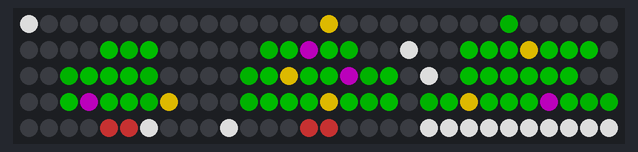
Recording of a sketch running on a simulated Arduino Uno, built with avr-gcc and run on an emulated ATmega328P. Shown: 150 RGB LEDs in strip order, left to right, continuing on the next row. Dim RGB values are drawn brighter than linear.

Above: at 0.13 s.

The sketch:

Matrix_TreeAnimation.ino
```cpp
/* Arduino 256 RGB LEDs Matrix Animation Frame
 * Using WS2812 LED Strips

Created by Yvan / https://Brainy-Bits.com

This code is in the public domain...

You can: copy it, use it, modify it, share it or just plain ignore it!
Thx!

*/

#include <avr/pgmspace.h>  // Needed to store stuff in Flash using PROGMEM
#include "FastLED.h"       // Fastled library to control the LEDs

// How many leds are connected?
#define NUM_LEDS 150

// Define the Data Pin
#define DATA_PIN 3  // Connected to the data pin of the first LED strip

// Define the array of leds
CRGB leds[NUM_LEDS];

#define COLOR_ORDER RGB

// Create the array of retro arcade characters and store it in Flash memory
const long Tree01[] PROGMEM =
{
0xFFFFFF, 0x000000, 0x000000, 0x000000, 0x000000, 0x000000, 0x000000, 0x000000, 0x000000, 0x000000,
0x000000, 0x000000, 0x000000, 0x000000, 0x000000, 0xFFD700, 0x000000, 0x000000, 0x000000, 0x000000,
0x000000, 0x000000, 0x000000, 0x000000, 0x006400, 0x000000, 0x000000, 0x000000, 0x000000, 0x000000,
0x000000, 0x000000, 0x000000, 0x000000, 0x008000, 0x006400, 0x008000, 0x000000, 0x000000, 0x000000,
0x000000, 0x000000, 0x006400, 0x008000, 0x800080, 0x008000, 0x006400, 0x000000, 0x000000, 0xFFFFFF,
0x000000, 0x000000, 0x008000, 0x008000, 0x008000, 0xFFD700, 0x008000, 0x008000, 0x008000, 0x000000,
0x000000, 0x000000, 0x006400, 0x008000, 0x008000, 0x008000, 0x006400, 0x000000, 0x000000, 0x000000,
0x000000, 0x006400, 0x008000, 0xFFD700, 0x008000, 0x008000, 0x800080, 0x006400, 0x008000, 0x000000,
0xFFFFFF, 0x000000, 0x008000, 0x008000, 0x008000, 0x008000, 0x008000, 0x008000, 0x000000, 0x000000,
0x000000, 0x000000, 0x008000, 0x800080, 0x008000, 0x008000, 0x006400, 0xFFD700, 0x000000, 0x000000,
0x000000, 0x006400, 0x008000, 0x008000, 0x008000, 0xFFD700, 0x008000, 0x006400, 0x008000, 0x000000,
0x006400, 0x008000, 0xFFD700, 0x008000, 0x008000, 0x008000, 0x800080, 0x008000, 0x006400, 0x006400,
0x000000, 0x000000, 0x000000, 0x000000, 0xA52A2A, 0xA52A2A, 0xFFFFFF, 0x000000, 0x000000, 0x000000,
0xFFFFFF, 0x000000, 0x000000, 0x000000, 0xA52A2A, 0xA52A2A, 0x000000, 0x000000, 0x000000, 0x000000,
0xFFFFFF, 0xFFFFFF, 0xFFFFFF, 0xFFFFFF, 0xFFFFFF, 0xFFFFFF, 0xFFFFFF, 0xFFFFFF, 0xFFFFFF, 0xFFFFFF
};

const long Tree02[] PROGMEM =
{
0x000000, 0x000000, 0x000000, 0x000000, 0x000000, 0x000000, 0x000000, 0x000000, 0x000000, 0x000000,
0x000000, 0x000000, 0x000000, 0x000000, 0x000000, 0xFFD700, 0x000000, 0x000000, 0x000000, 0xFFFFFF,
0x000000, 0x000000, 0x000000, 0x000000, 0x006400, 0x000000, 0x000000, 0x000000, 0x000000, 0x000000,
0x000000, 0x000000, 0x000000, 0x000000, 0x008000, 0x006400, 0x008000, 0x000000, 0x000000, 0x000000,
0x000000, 0x000000, 0x006400, 0x008000, 0x800080, 0x008000, 0x006400, 0x000000, 0x000000, 0x000000,
0xFFFFFF, 0x000000, 0x008000, 0x008000, 0x008000, 0x008000, 0x008000, 0x008000, 0x008000, 0x000000,
0x000000, 0x000000, 0x006400, 0x008000, 0x008000, 0x008000, 0x006400, 0x000000, 0x000000, 0x000000,
0x000000, 0x006400, 0x008000, 0x008000, 0x008000, 0x008000, 0x800080, 0x006400, 0x008000, 0x000000,
0x000000, 0x000000, 0x008000, 0x008000, 0x008000, 0x008000, 0x008000, 0x008000, 0x000000, 0x000000,
0x000000, 0x000000, 0x008000, 0x800080, 0x008000, 0x008000, 0x006400, 0x008000, 0x000000, 0xFFFFFF,
0x000000, 0x006400, 0x008000, 0x008000, 0x008000, 0x008000, 0x008000, 0x006400, 0x008000, 0x000000,
0x006400, 0x008000, 0x008000, 0x008000, 0x008000, 0x008000, 0x800080, 0x008000, 0x006400, 0x006400,
0x000000, 0x000000, 0x000000, 0x000000, 0xA52A2A, 0xA52A2A, 0x000000, 0x000000, 0x000000, 0x000000,
0x000000, 0x000000, 0x000000, 0xFFFFFF, 0xA52A2A, 0xA52A2A, 0x000000, 0x000000, 0x000000, 0x000000,
0xFFFFFF, 0xFFFFFF, 0xFFFFFF, 0xFFFFFF, 0xFFFFFF, 0xFFFFFF, 0xFFFFFF, 0xFFFFFF, 0xFFFFFF, 0xFFFFFF
};
const long Tree03[] PROGMEM =
{
0x000000, 0x000000, 0x000000, 0x000000, 0x000000, 0x000000, 0x000000, 0x000000, 0x000000, 0x000000,
0x000000, 0x000000, 0x000000, 0x000000, 0x000000, 0xFFD700, 0x000000, 0x000000, 0x000000, 0x000000,
0xFFFFFF, 0x000000, 0x000000, 0x000000, 0x006400, 0x000000, 0x000000, 0x000000, 0x000000, 0x000000,
0x000000, 0x000000, 0x000000, 0x000000, 0x008000, 0x006400, 0x008000, 0x000000, 0x000000, 0x000000,
0x000000, 0x000000, 0x006400, 0x008000, 0x800080, 0x008000, 0x006400, 0x000000, 0x000000, 0x000000,
0x000000, 0x000000, 0x008000, 0x008000, 0x008000, 0xFFD700, 0x008000, 0x008000, 0x008000, 0x000000,
0x000000, 0x000000, 0x006400, 0x008000, 0x008000, 0x008000, 0x006400, 0x000000, 0x000000, 0x000000,
0xFFFFFF, 0x006400, 0x008000, 0xFFD700, 0x008000, 0x008000, 0x800080, 0x006400, 0x008000, 0x000000,
0x000000, 0x000000, 0x008000, 0x008000, 0x008000, 0x008000, 0x008000, 0x008000, 0x000000, 0x000000,
0x000000, 0x000000, 0x008000, 0x800080, 0x008000, 0x008000, 0x006400, 0xFFD700, 0x000000, 0x000000,
0xFFFFFF, 0x006400, 0x008000, 0x008000, 0x008000, 0xFFD700, 0x008000, 0x006400, 0x008000, 0x000000,
0x006400, 0x008000, 0xFFD700, 0x008000, 0x008000, 0x008000, 0x800080, 0x008000, 0x006400, 0x006400,
0x000000, 0x000000, 0x000000, 0x000000, 0xA52A2A, 0xA52A2A, 0x000000, 0x000000, 0x000000, 0x000000,
0x000000, 0x000000, 0x000000, 0x000000, 0xA52A2A, 0xA52A2A, 0x000000, 0x000000, 0x000000, 0x000000,
0xFFFFFF, 0xFFFFFF, 0xFFFFFF, 0xFFFFFF, 0xFFFFFF, 0xFFFFFF, 0xFFFFFF, 0xFFFFFF, 0xFFFFFF, 0xFFFFFF
};
const long Tree04[] PROGMEM =
{
0x000000, 0x000000, 0x000000, 0x000000, 0x000000, 0x000000, 0x000000, 0x000000, 0x000000, 0x000000,
0x000000, 0x000000, 0x000000, 0x000000, 0x000000, 0xFFD700, 0x000000, 0x000000, 0x000000, 0x000000,
0x000000, 0x000000, 0x000000, 0x000000, 0x006400, 0x000000, 0x000000, 0x000000, 0x000000, 0x000000,
0x000000, 0x000000, 0x000000, 0x000000, 0x008000, 0x006400, 0x008000, 0x000000, 0x000000, 0xFFFFFF,
0x000000, 0x000000, 0x006400, 0x008000, 0x800080, 0x008000, 0x006400, 0x000000, 0x000000, 0x000000,
0x000000, 0x000000, 0x008000, 0x008000, 0x008000, 0x008000, 0x008000, 0x008000, 0x008000, 0x000000,
0x000000, 0x000000, 0x006400, 0x008000, 0x008000, 0x008000, 0x006400, 0x000000, 0x000000, 0x000000,
0x000000, 0x006400, 0x008000, 0x008000, 0x008000, 0x008000, 0x800080, 0x006400, 0x008000, 0x000000,
0x000000, 0x000000, 0x008000, 0x008000, 0x008000, 0x008000, 0x008000, 0x008000, 0x000000, 0xFFFFFF,
0x000000, 0x000000, 0x008000, 0x800080, 0x008000, 0x008000, 0x006400, 0x008000, 0x000000, 0x000000,
0x000000, 0x006400, 0x008000, 0x008000, 0x008000, 0x008000, 0x008000, 0x006400, 0x008000, 0x000000,
0x006400, 0x008000, 0x008000, 0x008000, 0x008000, 0x008000, 0x800080, 0x008000, 0x006400, 0x006400,
0x000000, 0x000000, 0x000000, 0x000000, 0xA52A2A, 0xA52A2A, 0x000000, 0x000000, 0x000000, 0x000000,
0x000000, 0x000000, 0x000000, 0x000000, 0xA52A2A, 0xA52A2A, 0x000000, 0x000000, 0x000000, 0x000000,
0xFFFFFF, 0xFFFFFF, 0xFFFFFF, 0xFFFFFF, 0xFFFFFF, 0xFFFFFF, 0xFFFFFF, 0xFFFFFF, 0xFFFFFF, 0xFFFFFF
};
const long Tree05[] PROGMEM =
{
0x000000, 0x000000, 0x000000, 0x000000, 0x000000, 0x000000, 0xFFFFFF, 0x000000, 0x000000, 0x000000,
0x000000, 0x000000, 0x000000, 0x000000, 0x000000, 0xFFD700, 0x000000, 0x000000, 0x000000, 0x000000,
0x000000, 0x000000, 0x000000, 0x000000, 0x006400, 0x000000, 0x000000, 0x000000, 0x000000, 0x000000,
0x000000, 0x000000, 0x000000, 0x000000, 0x008000, 0x006400, 0x008000, 0x000000, 0x000000, 0x000000,
0xFFFFFF, 0x000000, 0x006400, 0x008000, 0x800080, 0x008000, 0x006400, 0x000000, 0x000000, 0x000000,
0x000000, 0x000000, 0x008000, 0x008000, 0x008000, 0xFFD700, 0x008000, 0x008000, 0x008000, 0x000000,
0x000000, 0x000000, 0x006400, 0x008000, 0x008000, 0x008000, 0x006400, 0x000000, 0x000000, 0x000000,
0x000000, 0x006400, 0x008000, 0xFFD700, 0x008000, 0x008000, 0x800080, 0x006400, 0x008000, 0x000000,
0x000000, 0x000000, 0x008000, 0x008000, 0x008000, 0x008000, 0x008000, 0x008000, 0x000000, 0x000000,
0xFFFFFF, 0x000000, 0x008000, 0x800080, 0x008000, 0x008000, 0x006400, 0xFFD700, 0x000000, 0x000000,
0x000000, 0x006400, 0x008000, 0x008000, 0x008000, 0xFFD700, 0x008000, 0x006400, 0x008000, 0x000000,
0x006400, 0x008000, 0xFFD700, 0x008000, 0x008000, 0x008000, 0x800080, 0x008000, 0x006400, 0x006400,
0xFFFFFF, 0x000000, 0x000000, 0x000000, 0xA52A2A, 0xA52A2A, 0x000000, 0x000000, 0x000000, 0x000000,
0x000000, 0x000000, 0x000000, 0x000000, 0xA52A2A, 0xA52A2A, 0x000000, 0x000000, 0x000000, 0x000000,
0xFFFFFF, 0xFFFFFF, 0xFFFFFF, 0xFFFFFF, 0xFFFFFF, 0xFFFFFF, 0xFFFFFF, 0xFFFFFF, 0xFFFFFF, 0xFFFFFF
};
const long Tree06[] PROGMEM =
{
0x000000, 0x000000, 0x000000, 0x000000, 0x000000, 0x000000, 0x000000, 0x000000, 0x000000, 0x000000,
0x000000, 0x000000, 0x000000, 0xFFFFFF, 0x000000, 0xFFD700, 0x000000, 0x000000, 0x000000, 0x000000,
0x000000, 0x000000, 0x000000, 0x000000, 0x006400, 0x000000, 0x000000, 0x000000, 0x000000, 0x000000,
0x000000, 0x000000, 0x000000, 0x000000, 0x008000, 0x006400, 0x008000, 0x000000, 0x000000, 0x000000,
0x000000, 0x000000, 0x006400, 0x008000, 0x800080, 0x008000, 0x006400, 0x000000, 0x000000, 0x000000,
0x000000, 0x000000, 0x008000, 0x008000, 0x008000, 0x008000, 0x008000, 0x008000, 0x008000, 0xFFFFFF,
0x000000, 0x000000, 0x006400, 0x008000, 0x008000, 0x008000, 0x006400, 0x000000, 0x000000, 0x000000,
0x000000, 0x006400, 0x008000, 0x008000, 0x008000, 0x008000, 0x800080, 0x006400, 0x008000, 0x000000,
0x000000, 0x000000, 0x008000, 0x008000, 0x008000, 0x008000, 0x008000, 0x008000, 0x000000, 0x000000,
0x000000, 0x000000, 0x008000, 0x800080, 0x008000, 0x008000, 0x006400, 0x008000, 0x000000, 0x000000,
0x000000, 0x006400, 0x008000, 0x008000, 0x008000, 0x008000, 0x008000, 0x006400, 0x008000, 0xFFFFFF,
0x006400, 0x008000, 0x008000, 0x008000, 0x008000, 0x008000, 0x800080, 0x008000, 0x006400, 0x006400,
0x000000, 0x000000, 0x000000, 0x000000, 0xA52A2A, 0xA52A2A, 0x000000, 0x000000, 0x000000, 0x000000,
0x000000, 0x000000, 0x000000, 0x000000, 0xA52A2A, 0xA52A2A, 0x000000, 0x000000, 0x000000, 0xFFFFFF,
0xFFFFFF, 0xFFFFFF, 0xFFFFFF, 0xFFFFFF, 0xFFFFFF, 0xFFFFFF, 0xFFFFFF, 0xFFFFFF, 0xFFFFFF, 0xFFFFFF
};
const long Tree07[] PROGMEM =
{
0x000000, 0x000000, 0x000000, 0x000000, 0x000000, 0x000000, 0x000000, 0x000000, 0x000000, 0x000000,
0x000000, 0x000000, 0x000000, 0x000000, 0x000000, 0xFFD700, 0x000000, 0x000000, 0x000000, 0x000000,
0x000000, 0x000000, 0x000000, 0x000000, 0x006400, 0x000000, 0xFFFFFF, 0x000000, 0x000000, 0x000000,
0x000000, 0x000000, 0x000000, 0x000000, 0x008000, 0x006400, 0x008000, 0x000000, 0x000000, 0x000000,
0x000000, 0x000000, 0x006400, 0x008000, 0x800080, 0x008000, 0x006400, 0x000000, 0x000000, 0x000000,
0x000000, 0x000000, 0x008000, 0x008000, 0x008000, 0xFFD700, 0x008000, 0x008000, 0x008000, 0x000000,
0xFFFFFF, 0x000000, 0x006400, 0x008000, 0x008000, 0x008000, 0x006400, 0x000000, 0x000000, 0x000000,
0x000000, 0x006400, 0x008000, 0xFFD700, 0x008000, 0x008000, 0x800080, 0x006400, 0x008000, 0x000000,
0x000000, 0x000000, 0x008000, 0x008000, 0x008000, 0x008000, 0x008000, 0x008000, 0x000000, 0x000000,
0x000000, 0x000000, 0x008000, 0x800080, 0x008000, 0x008000, 0x006400, 0xFFD700, 0x000000, 0x000000,
0x000000, 0x006400, 0x008000, 0x008000, 0x008000, 0xFFD700, 0x008000, 0x006400, 0x008000, 0x000000,
0x006400, 0x008000, 0xFFD700, 0x008000, 0x008000, 0x008000, 0x800080, 0x008000, 0x006400, 0x006400,
0x000000, 0x000000, 0x000000, 0x000000, 0xA52A2A, 0xA52A2A, 0x000000, 0x000000, 0x000000, 0x000000,
0x000000, 0x000000, 0x000000, 0x000000, 0xA52A2A, 0xA52A2A, 0x000000, 0x000000, 0x000000, 0x000000,
0xFFFFFF, 0xFFFFFF, 0xFFFFFF, 0xFFFFFF, 0xFFFFFF, 0xFFFFFF, 0xFFFFFF, 0xFFFFFF, 0xFFFFFF, 0xFFFFFF
};
const long Tree08[] PROGMEM =
{
0x000000, 0x000000, 0x000000, 0x000000, 0x000000, 0x000000, 0x000000, 0x000000, 0x000000, 0x000000,
0x000000, 0x000000, 0x000000, 0x000000, 0x000000, 0xFFD700, 0x000000, 0x000000, 0x000000, 0x000000,
0x000000, 0x000000, 0x000000, 0x000000, 0x006400, 0x000000, 0x000000, 0x000000, 0x000000, 0x000000,
0x000000, 0x000000, 0x000000, 0xFFFFFF, 0x008000, 0x006400, 0x008000, 0x000000, 0x000000, 0x000000,
0x000000, 0x000000, 0x006400, 0x008000, 0x800080, 0x008000, 0x006400, 0x000000, 0x000000, 0x000000,
0x000000, 0x000000, 0x008000, 0x008000, 0x008000, 0x008000, 0x008000, 0x008000, 0x008000, 0x000000,
0x000000, 0x000000, 0x006400, 0x008000, 0x008000, 0x008000, 0x006400, 0x000000, 0x000000, 0x000000,
0x000000, 0x006400, 0x008000, 0x008000, 0x008000, 0x008000, 0x800080, 0x006400, 0x008000, 0xFFFFFF,
0x000000, 0x000000, 0x008000, 0x008000, 0x008000, 0x008000, 0x008000, 0x008000, 0x000000, 0x000000,
0x000000, 0x000000, 0x008000, 0x800080, 0x008000, 0x008000, 0x006400, 0x008000, 0x000000, 0x000000,
0x000000, 0x006400, 0x008000, 0x008000, 0x008000, 0x008000, 0x008000, 0x006400, 0x008000, 0x000000,
0x006400, 0x008000, 0x008000, 0x008000, 0x008000, 0x008000, 0x800080, 0x008000, 0x006400, 0x006400,
0x000000, 0x000000, 0x000000, 0x000000, 0xA52A2A, 0xA52A2A, 0x000000, 0x000000, 0x000000, 0xFFFFFF,
0x000000, 0x000000, 0x000000, 0x000000, 0xA52A2A, 0xA52A2A, 0x000000, 0x000000, 0x000000, 0x000000,
0xFFFFFF, 0xFFFFFF, 0xFFFFFF, 0xFFFFFF, 0xFFFFFF, 0xFFFFFF, 0xFFFFFF, 0xFFFFFF, 0xFFFFFF, 0xFFFFFF
};

void setup() {
FastLED.addLeds<WS2811,DATA_PIN,COLOR_ORDER>(leds, NUM_LEDS);  // Init of the Fastled library
FastLED.setBrightness(150);
}

void loop() {


// Put Tree first frame
for(int passtime = 0; passtime < 8; passtime++) {

FastLED.clear();
for(int i = 0; i < NUM_LEDS; i++) {
    leds[i] = pgm_read_dword(&(Tree01[i]));
  }

FastLED.show();
delay(250);


// Put DigDug second frame
FastLED.clear();
for(int i = 0; i <NUM_LEDS; i++) {
    leds[i] = pgm_read_dword(&(Tree02[i]));
  }

FastLED.show();
delay(250);

FastLED.clear();
for(int i = 0; i <NUM_LEDS; i++) {
    leds[i] = pgm_read_dword(&(Tree03[i]));
  }

FastLED.show();
delay(250);
FastLED.clear();
for(int i = 0; i <NUM_LEDS; i++) {
    leds[i] = pgm_read_dword(&(Tree04[i]));
  }

FastLED.show();
delay(250);
FastLED.clear();
for(int i = 0; i <NUM_LEDS; i++) {
    leds[i] = pgm_read_dword(&(Tree05[i]));
  }

FastLED.show();
delay(250);

FastLED.clear();
for(int i = 0; i <NUM_LEDS; i++) {
    leds[i] = pgm_read_dword(&(Tree06[i]));
  }

FastLED.show();
delay(250);

FastLED.clear();
for(int i = 0; i <NUM_LEDS; i++) {
    leds[i] = pgm_read_dword(&(Tree07[i]));
  }

FastLED.show();
delay(250);

FastLED.clear();
for(int i = 0; i <NUM_LEDS; i++) {
    leds[i] = pgm_read_dword(&(Tree08[i]));
  }

FastLED.show();
delay(250);


}
}
```

Source omitted: main.cpp (9896 bytes)
